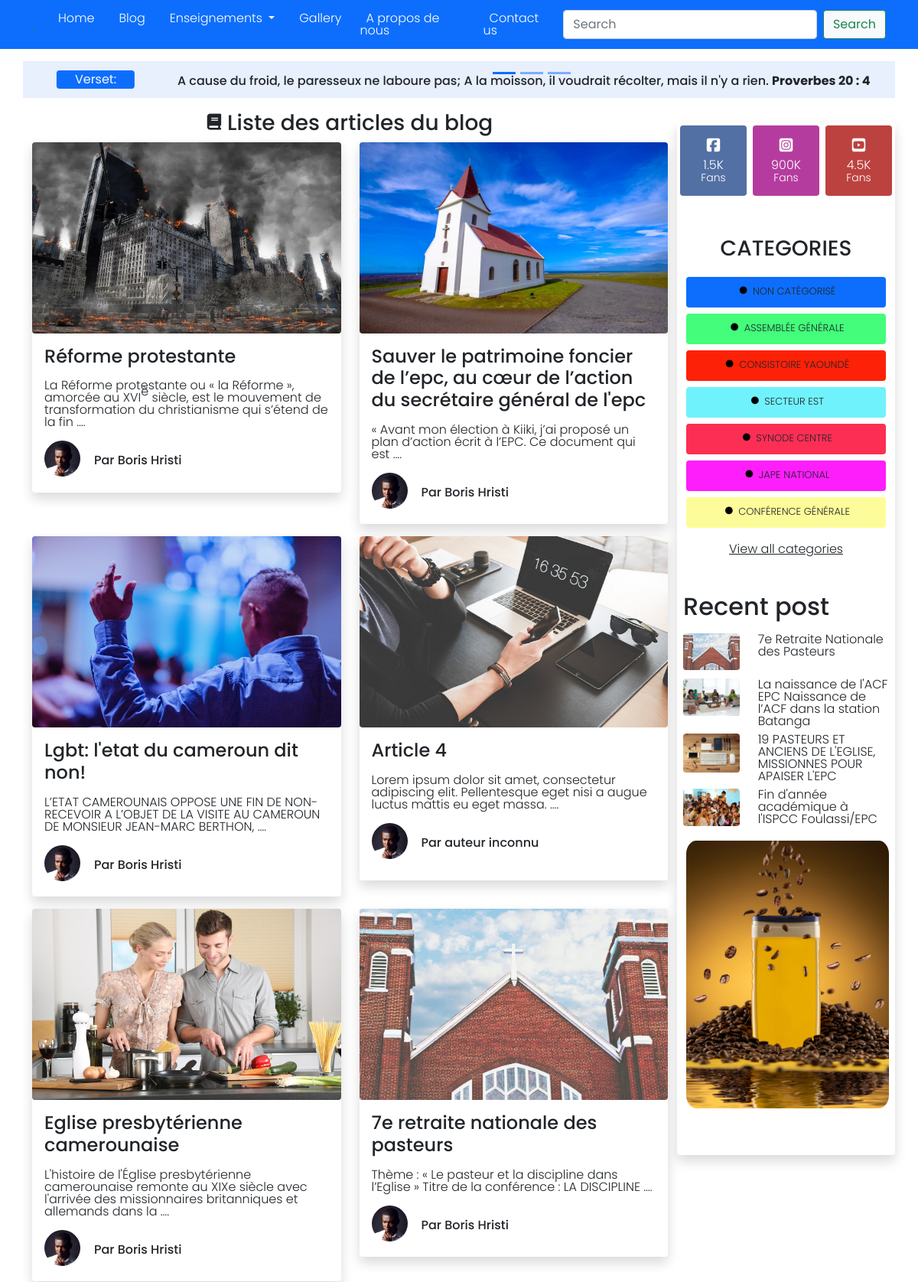
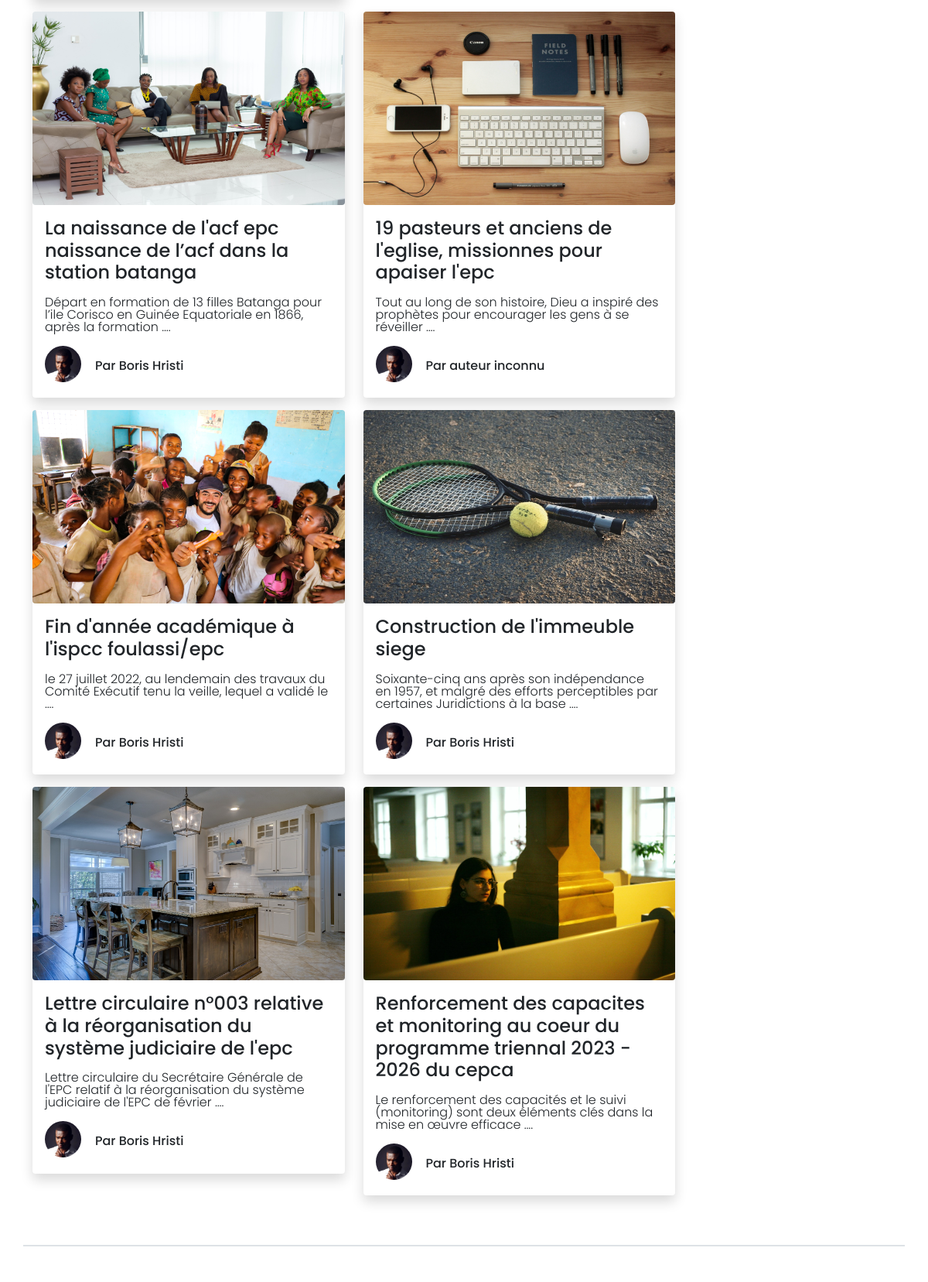
/posts/ (upper part), run on the app's committed database (2 pictures, top to bottom).
### blog/models.py (models this page shows, shortened)
class BlogPost(models.Model):
    title = models.CharField(max_length=255, unique=True, verbose_name='Titre')
    slug = models.SlugField(max_length=255, unique=True, blank=True)
    author = models.ForeignKey(User, on_delete=models.SET_NULL, null=True, blank=True)
    last_update = models.DateTimeField(auto_now=True)
    created_on = models.DateField(blank=True, null=True)
    category = models.ManyToManyField(CategoryPost)
    published = models.BooleanField(default=False, verbose_name="Publié")
    image = models.ImageField(upload_to="images")
    content = models.TextField(blank=True, verbose_name='Contenu')
    class Meta:
        ordering = ['-created_on']
        verbose_name = "Article"
    @property
    def author_or_default(self):
        return f"Par {self.author.first_name} {self.author.last_name}" if self.author else "Par auteur inconnu"

class CategoryPost(models.Model):
    title = models.CharField(max_length=100, unique=True, verbose_name="Categorie")
    cat_slug = models.SlugField(max_length=100, blank=True, editable=True)
    color = ColorField(default='#0D6EFD', unique=True)
    class Meta:
        verbose_name = "Catégorie"

### blog/views.py (the view)
# urls.py: path('posts/', posts_view, name="posts_view"),
def posts_view(request):
    posts = BlogPost.objects.all().filter(published=True)
    categories = CategoryPost.objects.all()
    context = {"posts": posts, "categories": posts[:4], "r_posts": posts[5:9], "categories": categories}
    return render(request, "blog/posts_view.html", context)

### blog/templates/blog/posts_view.html (shortened to what this page needs)
{% extends 'base.html' %}
{% load static %}
{% block content %}
<section class="mt-3">
    <div class="container poppins-light">
        <div class="row">
            <div class="col-lg-9 m-0">
                <div class="col-12">
                    <h1 class="text-center h3"><i class="fa-solid fa-book fa-xs me-2"></i>Liste des articles du blog
                    </h1>
                </div>
                <div class="row">
                    {% for post in posts %}
                    <div class="col-sm-6">
                        <div class="shadow card border-0 p-0 m-0 mb-3" style="width: 100%; min-height: 450px">
                            <img src="{{ post.image.url }}" style="height: 250px"
                                 class="img-hover rounded img-fluid card-img-top position-relative" alt="...">
                            <div class="card-body">
                                <a href="{% url 'post_view' slug=post.slug %}" class="title-link h4">
                                    {{ post.title|lower|capfirst }}
                                </a>
                                <p class="card-text montserrat-card-text mt-3">{{ post.content|safe|truncatewords:18 }}.
                                </p>
                                <div class="mt-3">
                                    <div class="row">
                                        <div class="col-1">
                                            <img width="47px" class="rounded-circle"
                                                 src="{% static 'img/profil_app.jpg' %}"
                                                 alt="image profil">
                                        </div>
                                        <div class="col-8 my-3 ms-3">
                                            <span class="h6 ms-3"><a href="#" class="title-link">{{ post.author_or_default }}</a></span>
                                        </div>
                                    </div>
                                </div>
                            </div>
                        </div>
                    </div>
                    {% endfor %}
                </div>
            </div>
            <div class="shadow col-lg-3 rounded mt-lg-3" style="max-height: 1350px">
                <div class="row">
                    <div class="col-4 p-1">
                        <div class="rounded" style="background-color: #5270A4">
                            <a href="#" class="rounded text-center text-white-force p-3 d-block"
                               style=" text-decoration: none;">
                                <i class="fab fa-facebook-square fs-5 mb-2" style="color: #ffffff;"></i>
                                <h6 class="m-0 text-white">1.5K</h6>
                                <span class="small text-white">Fans</span>
                            </a>
                        </div>
                    </div>
                    <div class="col-4 p-1">
                        <div class="rounded" style="background-color: #B53C9F">
                            <a href="#" class="rounded text-center text-white-force p-3 d-block"
                               style=" text-decoration: none;">
                                <i class="fab fa-instagram-square fs-5 mb-2" style="color: #ffffff;"></i>
                                <h6 class="m-0 text-white">900K</h6>
                                <span class="small text-white">Fans</span>
                            </a>
                        </div>
                    </div>
                    <div class="col-4 p-1">
                        <div class="rounded" style="background-color: #BC423F">
                            <a href="#" class="rounded text-center text-white-force p-3 d-block"
                               style=" text-decoration: none;">
                                <i class="fab fa-youtube-square fs-5 mb-2" style="color: #ffffff;"></i>
                                <h6 class="m-0 text-white">4.5K</h6>
                                <span class="small text-white">Fans</span>
                            </a>
                        </div>
                    </div>
                    <h1 href="#" class="mt-5 mb-3 h3 text-center">CATEGORIES</h1>
                    {% for category in categories %}
                    <div class="col-sm-6 col-md-4 col-lg-12 my-1">
                        <a class="title-link" href="{% url 'category' category=category.cat_slug %}">
                            <div class="img-hover p-1 rounded"
                                 style="background-size: cover; height: 40px; background-color: {{ category.color }} ">
                                <h1 style="font-size: small" class="rounded-3 text-dark text-center my-2">
                                    <i class="fa-solid fa-circle p-1 fa-xs" style="color: #000000;"></i>
                                    {{ category.title|upper }}
                                </h1>
                            </div>
                        </a>
                    </div>
                    {% endfor %}
                    <a class="text-center text-dark mt-3" href="#">View all categories</a>
                    <div class="col-12 mt-5 mb-2 mb-lg-0 montserrat-card-text">
                        <div class="row g-2" style="min-height: auto">
                            <div class="col-6 col-lg-12 p-0">
                                <div class="row g-2">
                                    <div><h4 class="montserrat-title_card h2">Recent post</h4></div>
                                    {% for r_post in r_posts %}
                                    <div class="col-12">
                                        <div class="row">
                                            <div class="col-4 img-fluid">
                                                <img class="img-fluid rounded" src="{{ r_post.image.url }}"
                                                     alt="">
                                            </div>
                                            <div class="col-8">
                                                <h6><a class="title-link" href="{% url 'post_view' slug=r_post.slug %}">
                                                    {{ r_post.title }}</a></h6>
                                            </div>
                                        </div>
                                    </div>
                                    {% endfor %}
                                </div>
                            </div>
                            <div class="col-6 col-lg-12 p-0">
                                <div class="ps-1 pt-2">
                                    <img class="img-hover img-fluid w-100"
                                         src="{% static 'img/advertising.jpg' %}" alt="Avertising"
                                         style="max-height: 350px; border-radius: 5%">
                                </div>
                            </div>
                        </div>
                    </div>
                </div>
            </div>
        </div>
    </div>
</section>
{% endblock %}

### blog/static/css/template.css (style rules this page uses)
body { background-color: #ffffff; font-family: "Poppins", sans-serif; }
.img-hover { transition: transform .5s; }
.title-link, .title-link-nav, .title-link-white { position: relative; display: inline; }
.title-link { color: inherit; text-decoration: none; background: linear-gradient(to top, rgba(0, 0, 0, 0.5) 0%, rgba(0, 0, 0, 0.5) 10%, transparent 10.01%) no-repeat; background-size: 0 100%; transition: background-size .9s; }

### data on the page
BlogPost: image (picture), title "Réforme protestante", content "La Réforme protestante ou « la Réforme », amorcée au XVI è siècle , est le mouvement de transformation du christianisme qui s’étend de la fin …", author_or_default "Par Boris Hristi"
BlogPost: image (picture), title "Sauver le patrimoine foncier de l’epc, au cœur de l’action du secrétaire général de l'epc", content "« Avant mon élection à Kiiki, j’ai proposé un plan d’action écrit à l’EPC. Ce document qui est …", author_or_default "Par Boris Hristi"
BlogPost: image (picture), title "Lgbt: l'etat du cameroun dit non!", content "L’ETAT CAMEROUNAIS OPPOSE UNE FIN DE NON-RECEVOIR A L’OBJET DE LA VISITE AU CAMEROUN DE MONSIEUR JEAN-MARC BERTHON, …", author_or_default "Par Boris Hristi"
BlogPost: image (picture), title "Article 4", content "Lorem ipsum dolor sit amet, consectetur adipiscing elit. Pellentesque eget nisi a augue luctus mattis eu eget massa. …", author_or_default "Par auteur inconnu"
BlogPost: image (picture), title "Eglise presbytérienne camerounaise", content "L'histoire de l'Église presbytérienne camerounaise remonte au XIXe siècle avec l'arrivée des missionnaires britanniques et allemands dans la …", author_or_default "Par Boris Hristi"
BlogPost: image (picture), title "7e retraite nationale des pasteurs", content "Thème : « Le pasteur et la discipline dans l’Eglise » Titre de la conférence : LA DISCIPLINE …", author_or_default "Par Boris Hristi", title "7e Retraite Nationale des Pasteurs"
BlogPost: image (picture), title "La naissance de l'acf epc naissance de l’acf dans la station batanga", content "Départ en formation de 13 filles Batanga pour l’ile Corisco en Guinée Equatoriale en 1866, après la formation …", author_or_default "Par Boris Hristi", title "La naissance de l'ACF EPC Naissance de l’ACF dans la station Batanga"
BlogPost: image (picture), title "19 pasteurs et anciens de l'eglise, missionnes pour apaiser l'epc", content "Tout au long de son histoire, Dieu a inspiré des prophètes pour encourager les gens à se réveiller …", author_or_default "Par auteur inconnu", title "19 PASTEURS ET ANCIENS DE L'EGLISE, MISSIONNES POUR APAISER L'EPC"
BlogPost: image (picture), title "Fin d'année académique à l'ispcc foulassi/epc", content "le 27 juillet 2022, au lendemain des travaux du Comité Exécutif tenu la veille, lequel a validé le …", author_or_default "Par Boris Hristi", title "Fin d'année académique à l'ISPCC Foulassi/EPC"
BlogPost: image (picture), title "Construction de l'immeuble siege", content "Soixante-cinq ans après son indépendance en 1957, et malgré des efforts perceptibles par certaines Juridictions à la base …", author_or_default "Par Boris Hristi"
BlogPost: image (picture), title "Lettre circulaire n°003 relative à la réorganisation du système judiciaire de l'epc", content "Lettre circulaire du Secrétaire Générale de l'EPC relatif à la réorganisation du système judiciaire de l'EPC de février …", author_or_default "Par Boris Hristi"
BlogPost: image (picture), title "Renforcement des capacites et monitoring au coeur du programme triennal 2023 - 2026 du cepca", content "Le renforcement des capacités et le suivi (monitoring) sont deux éléments clés dans la mise en œuvre efficace …", author_or_default "Par Boris Hristi"
CategoryPost: title "NON CATÉGORISÉ"
CategoryPost: title "ASSEMBLÉE GÉNÉRALE"
CategoryPost: title "CONSISTOIRE YAOUNDÉ"
CategoryPost: title "SECTEUR EST"
CategoryPost: title "SYNODE CENTRE"
CategoryPost: title "JAPE NATIONAL"
CategoryPost: title "CONFÉRENCE GÉNÉRALE"
